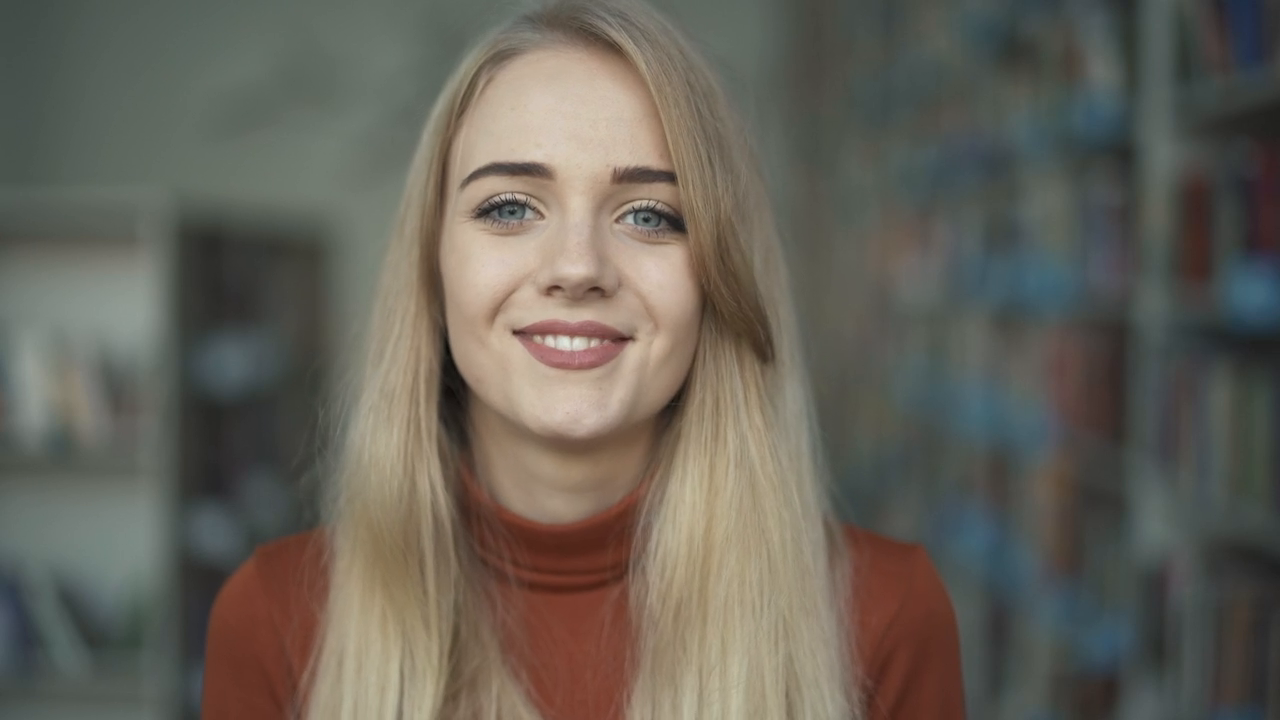
#> input picture frame 14 of video.mp4, 1280 x 720 px
$ python main.py
#> lines starting #> are read from the running program, lines starting #| are printed output that depends on the picture; after the words box and inside, x2 and y2 are one past the last pixel; in counts of white or black regions, pixels touching at a corner belong together
import cv2

def face_capture():
    cascade_path = 'filters\haarcascade_frontalface_default.xml'

    clf = cv2.CascadeClassifier(cascade_path)
    camera = cv2.VideoCapture('./video.mp4')
    while True:
        _, frame = camera.read()
#> frame is the input picture: shape (720, 1280, 3); mean B, G, R 88.4, 97.7, 102.1
        gray = cv2.cvtColor(frame, cv2.COLOR_BGR2GRAY)
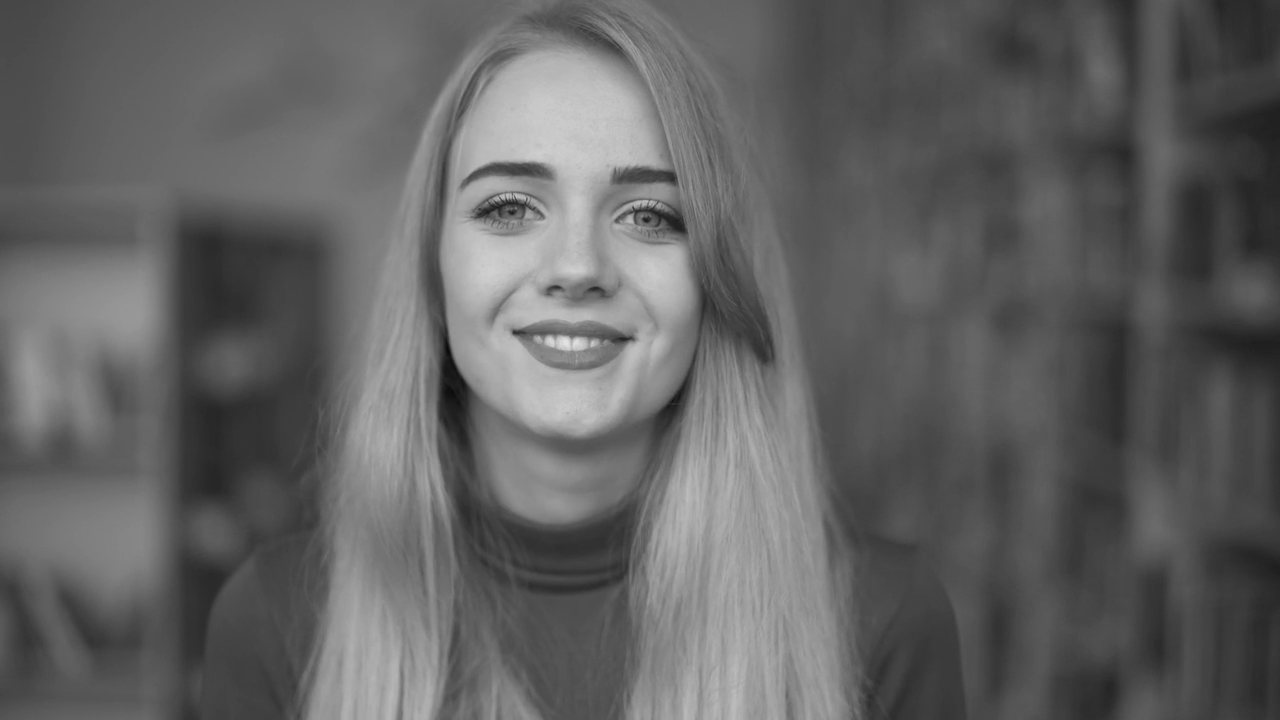
#> gray: shape (720, 1280); min 7, max 227, mean 98

        faces = clf.detectMultiScale(
            gray,
            scaleFactor=1.1,
            minNeighbors=5,
            minSize=(30,30),
            flags=cv2.CASCADE_SCALE_IMAGE
        )
#> faces = [[391, 66, 365, 365]]

        for (x,y,width,height) in faces:
            cv2.rectangle(frame, (x,y), (x + width, y + height), (255, 255, 0), 2)
#> this loop made 1 pass
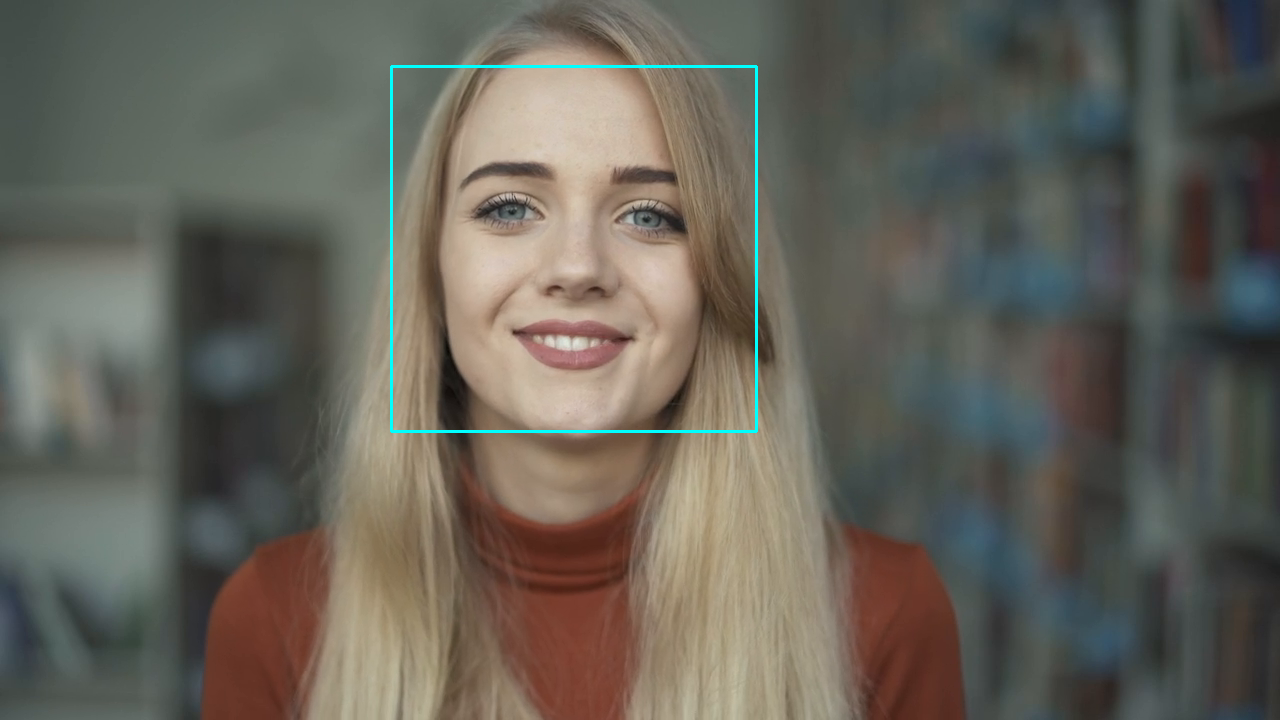
#> frame: shape (720, 1280, 3); 0.47% of pixels changed, all inside (x1, y1, x2, y2) = (390, 65, 758, 433)

        cv2.imshow('Faces', frame)

        if cv2.waitKey(1) == ord('q'):
#> (key q is pressed here)
            break

    camera.release()
    cv2.destroyAllWindows()

def main():
    face_capture()

if __name__ == '__main__':
    main()

$ run again, starting later in the video
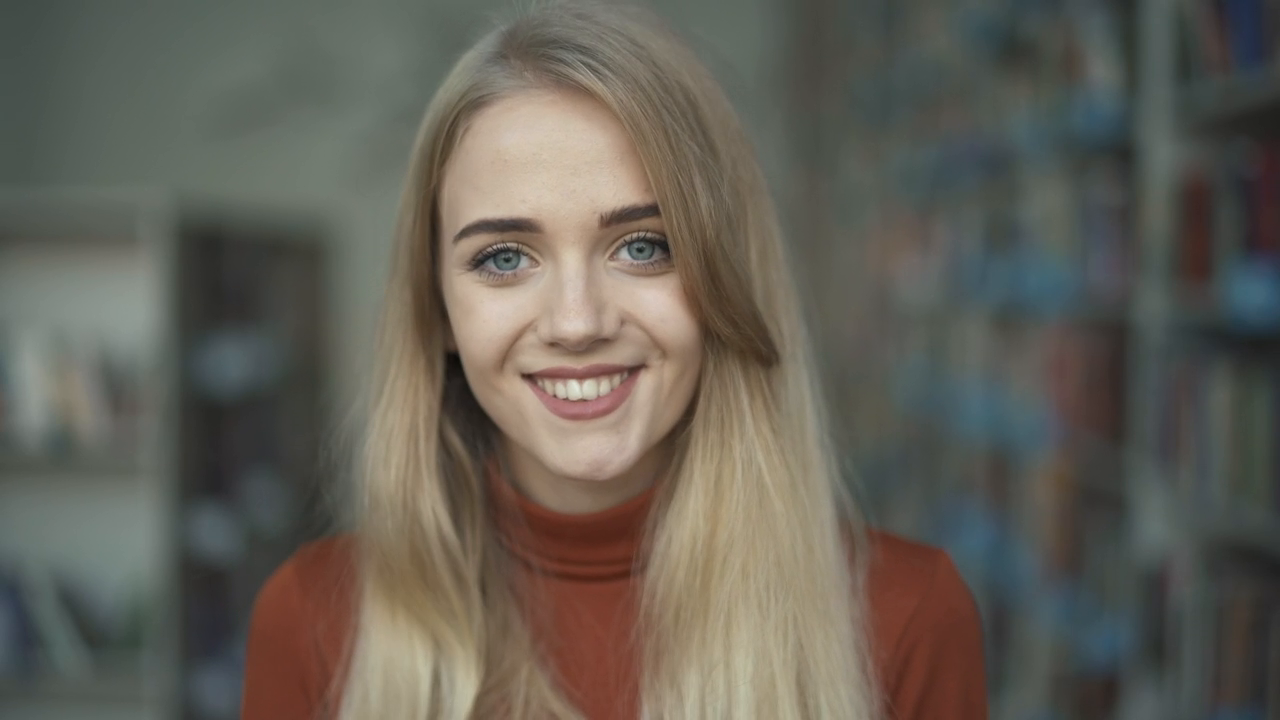
#> input picture frame 65 of video.mp4, 1280 x 720 px
#> in face_capture, frame is the input picture: shape (720, 1280, 3); mean B, G, R 86.3, 95.4, 99.3
#> in face_capture, `gray = cv2.cvtColor(frame, cv2.COLOR_BGR2GRAY)`:
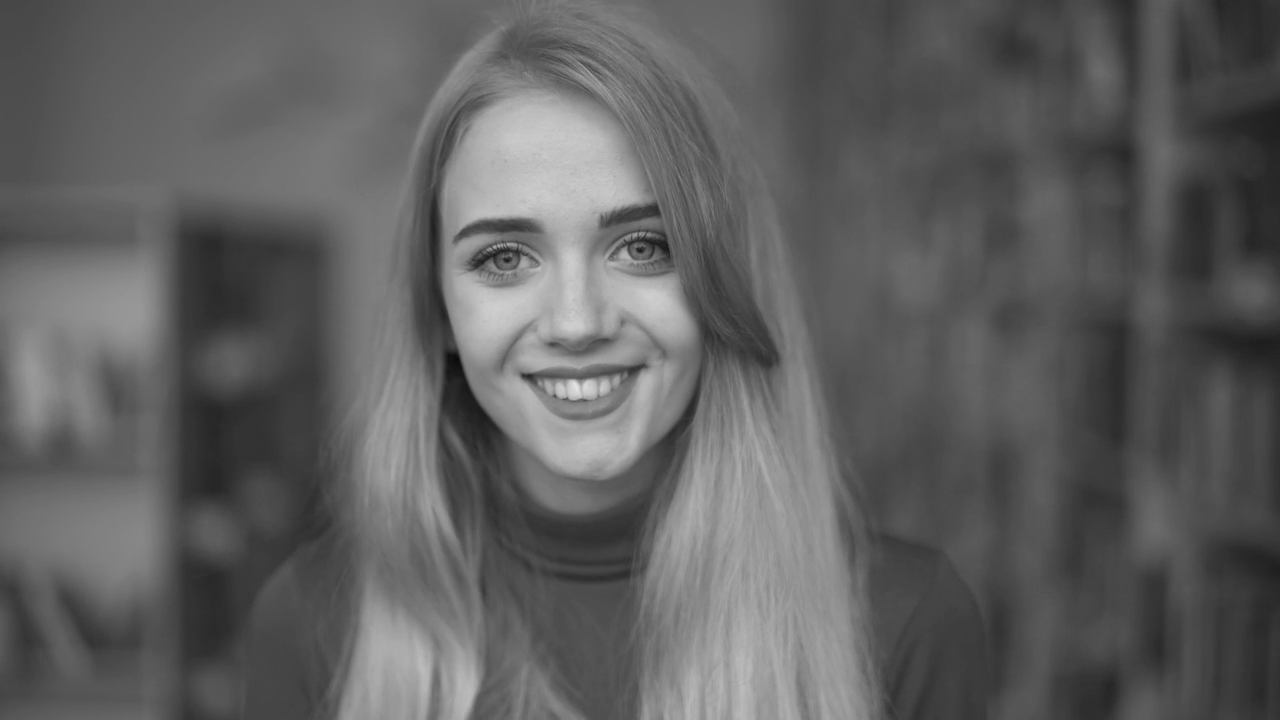
#> gray: shape (720, 1280); min 10, max 228, mean 95.5
#> faces = [[397, 118, 344, 344]]
#> the loop in face_capture, `for (x,y,width,height) in faces:` made 1 pass
#> after the loop in face_capture, `for (x,y,width,height) in faces:`:
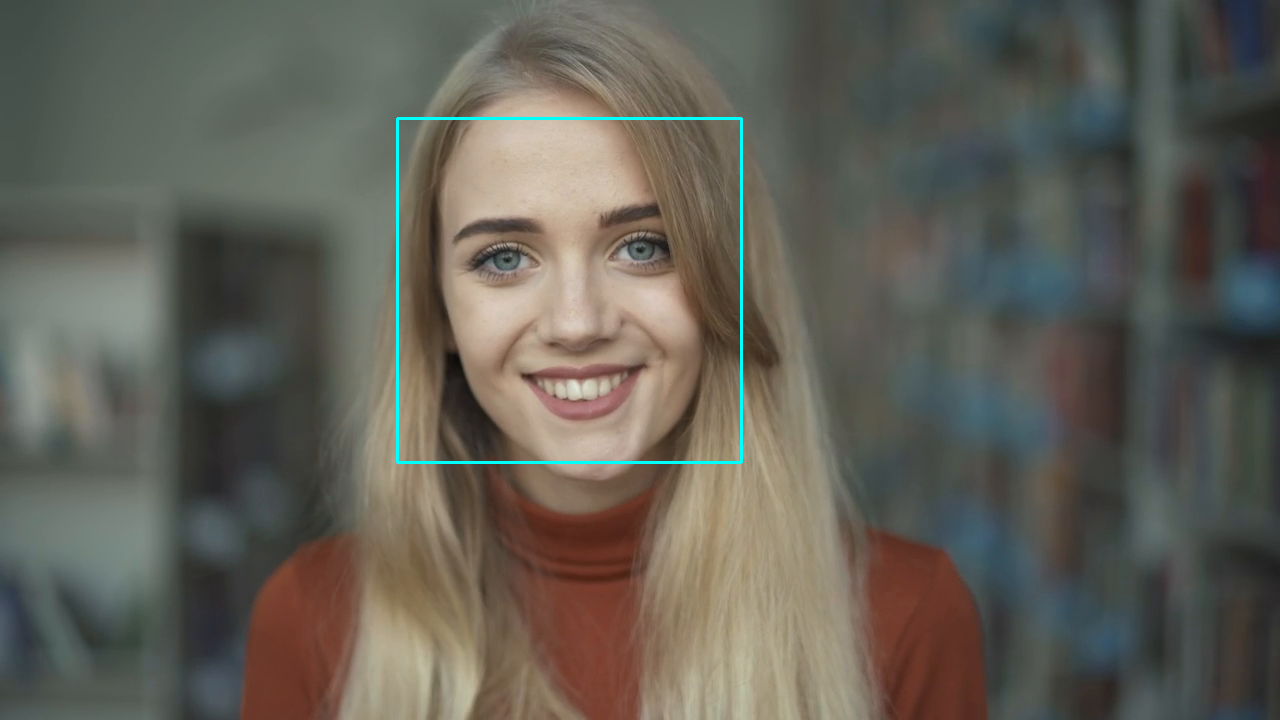
#> frame: shape (720, 1280, 3); 0.45% of pixels changed, all inside (x1, y1, x2, y2) = (396, 117, 743, 464)

$ run again, starting later in the video
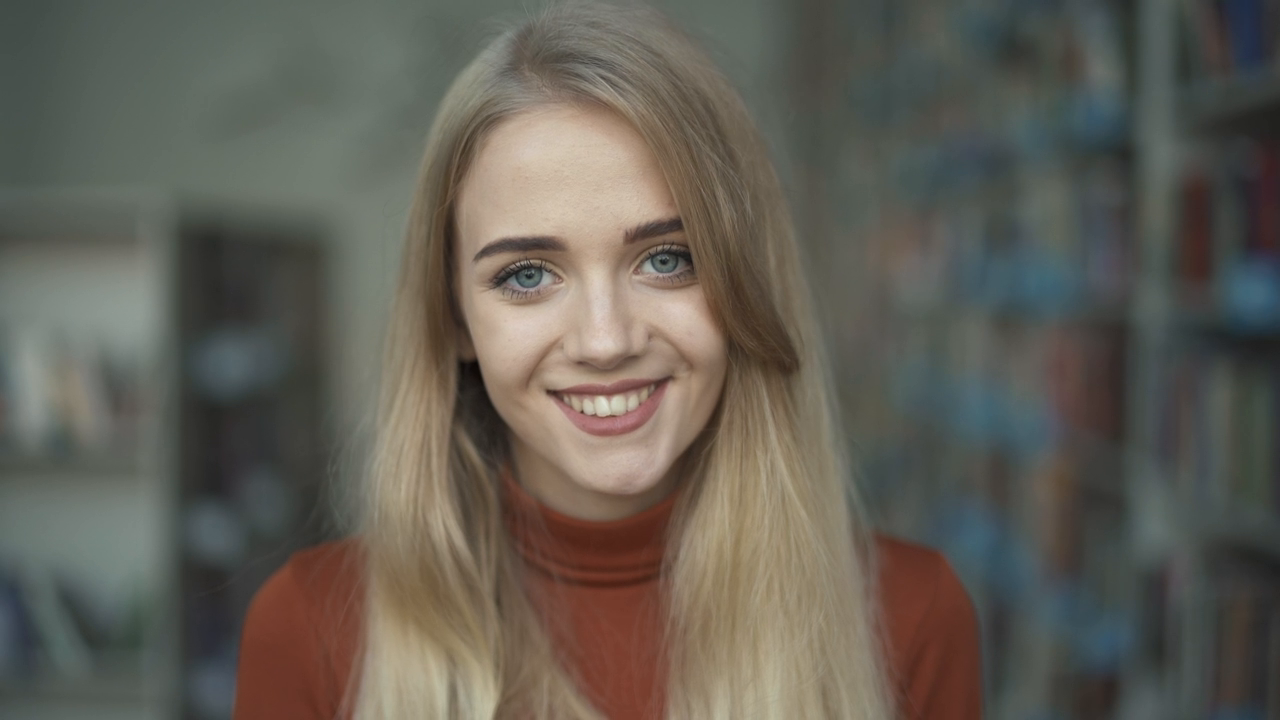
#> input picture frame 116 of video.mp4, 1280 x 720 px
#> in face_capture, frame is the input picture: shape (720, 1280, 3); mean B, G, R 85.2, 94.2, 98
#> in face_capture, `gray = cv2.cvtColor(frame, cv2.COLOR_BGR2GRAY)`:
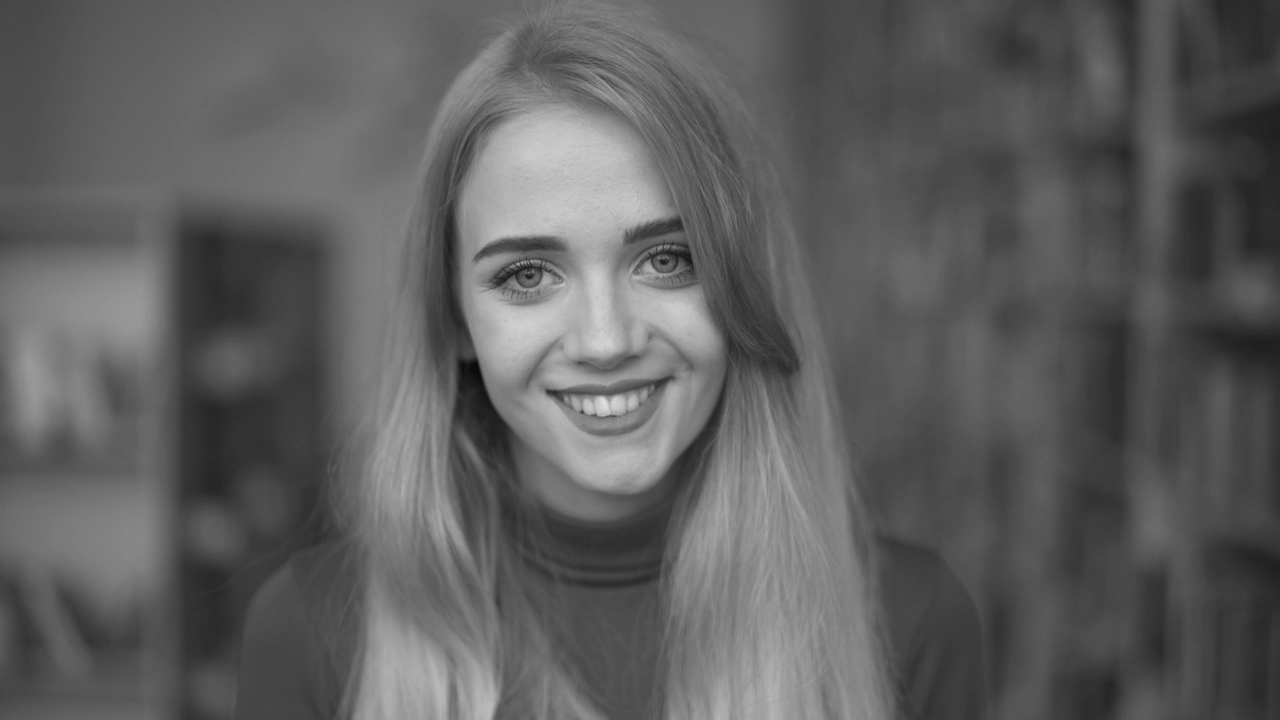
#> gray: shape (720, 1280); min 8, max 227, mean 94.3
#> faces = [[416, 130, 352, 352]]
#> the loop in face_capture, `for (x,y,width,height) in faces:` made 1 pass
#> after the loop in face_capture, `for (x,y,width,height) in faces:`:
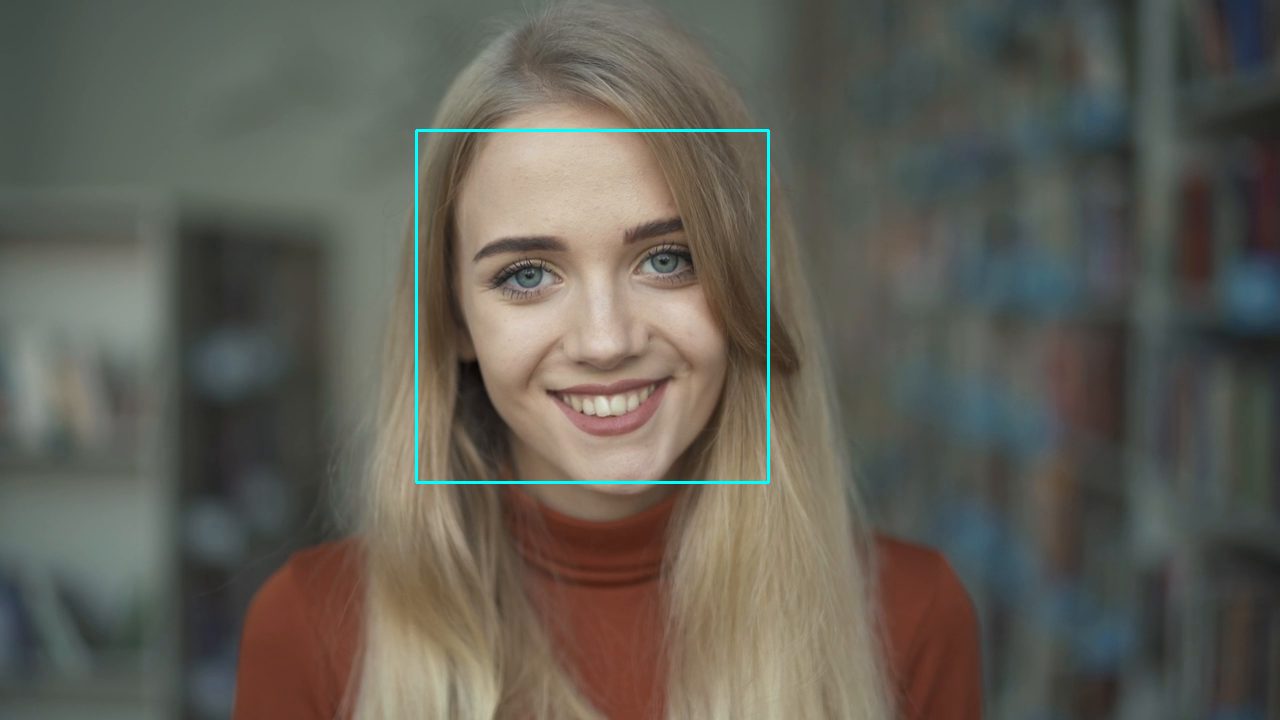
#> frame: shape (720, 1280, 3); 0.46% of pixels changed, all inside (x1, y1, x2, y2) = (415, 129, 770, 484)
